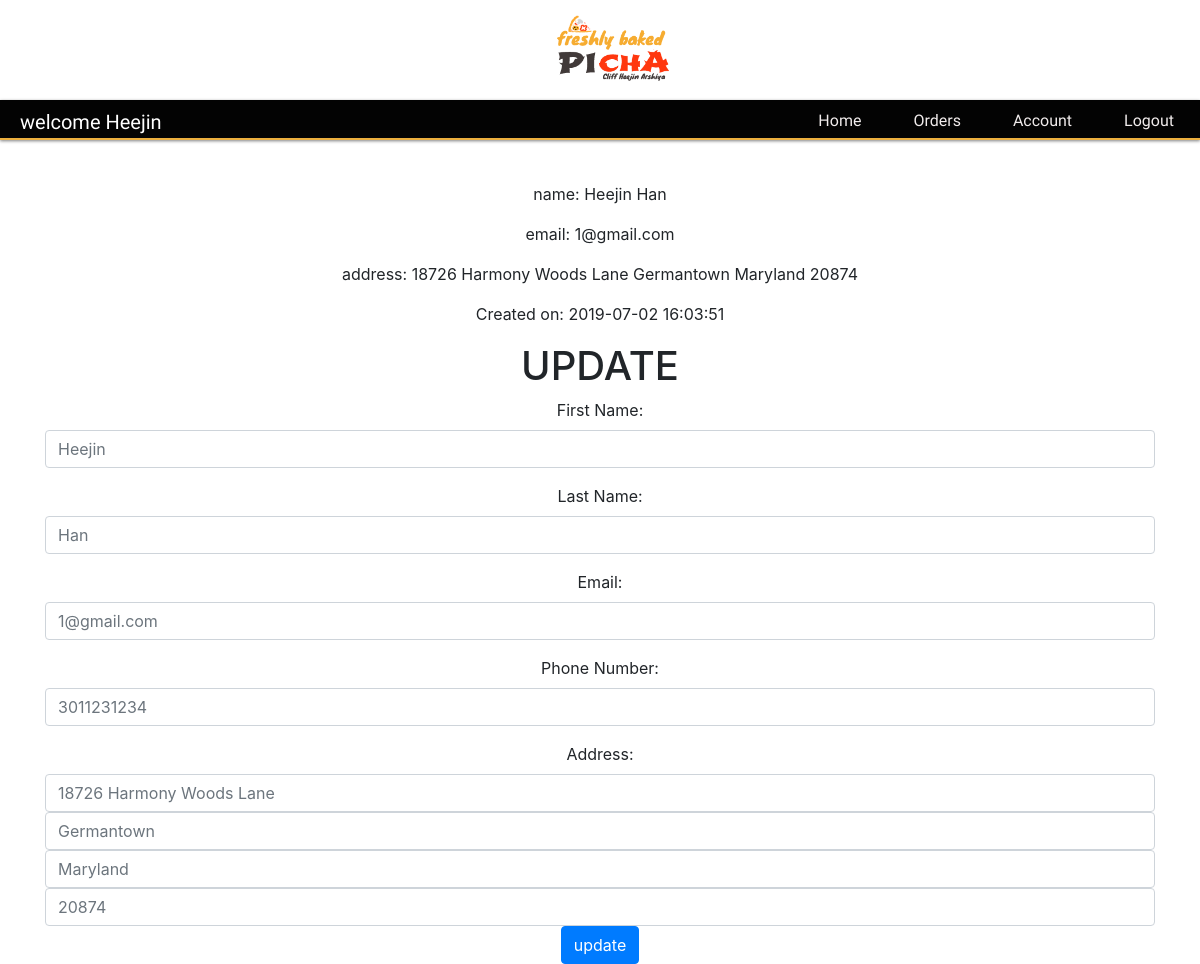
The page /users/account (signed in) on the database its author committed.
### models.py (models this page shows, shortened)
class User(db.Model):
    __tablename__="users"
    id = db.Column(db.Integer, primary_key=True)
    first_name = db.Column(db.String(255), nullable=False)
    last_name = db.Column(db.String(255), nullable=False)
    email = db.Column(db.String(255), nullable=False)
    phone = db.Column(db.String(255), nullable=False)
    password = db.Column(db.String(255), nullable=False)
    created_at = db.Column(db.DateTime, server_default=func.now())
    updated_at = db.Column(db.DateTime, server_default=func.now(), onupdate=func.now())

class Address(db.Model):
    __tablename__='addresses'
    id = db.Column(db.Integer, primary_key=True)
    street = db.Column(db.String(255))
    city = db.Column(db.String(255))
    state = db.Column(db.String(255))
    zip_code = db.Column(db.String(255))
    created_at = db.Column(db.DateTime, server_default=func.now())
    updated_at = db.Column(db.DateTime, server_default=func.now(), onupdate=func.now())
    user_id = db.Column(db.Integer, db.ForeignKey('users.id'))
    user = db.relationship('User', foreign_keys=[user_id], backref=db.backref('addresses', cascade='all'))

### controllers.py (the view)
def account():
    if 'user_id' not in session:
        return redirect(url_for('users:new'))
    current_user = User.query.get(session['user_id'])
    user_address = current_user.addresses[0]
    print(user_address)
    return render_template('user_account.html', user = current_user, address = user_address)

### templates/user_account.html (shortened to what this page needs)
<!DOCTYPE html>
<html lang="en">
<head>
    <link rel="stylesheet" href="https://stackpath.bootstrapcdn.com/bootstrap/4.3.1/css/bootstrap.min.css">
    <link rel="stylesheet" type="text/css" href="/static/dashboard.css">
</head>
<body>
    <div class="header">
        <div class="logo">
            <a href="{{ url_for('dashboard') }}"><img src="../static/picha1.png"></a>
        </div>
        <div class="header_info">
            <h2>welcome {{ user.first_name }}</h2>
            <ul class="nav">
                <li class="nav-item">
                    <a class="nav-link" href="{{ url_for('dashboard') }}">Home</a>
                </li>
                <li class="nav-item">
                    <a class="nav-link" href="{{ url_for('order') }}">Orders</a>
                </li>
                <li class="nav-item">
                    <a class="nav-link" href="{{ url_for('users:account') }}">Account</a>
                </li>
                <li class="nav-item">
                    <a class="nav-link" href="{{ url_for('users:logout') }}">Logout</a>
                </li>
            </ul>
        </div>
    </div>
    <div class="center">
        <div class="account_info">
            <p>name: {{ user.first_name }} {{ user.last_name }}</p>
            <p>email: {{ user.email }}</p>
            <p>address: {{ address.street }} {{ address.city }} {{ address.state }} {{ address.zip_code }} </p>
            <p>Created on: {{ user.created_at }}</p>
        </div>
        <h1>UPDATE</h1>
        <div class="container">
            <form action="{{ url_for('users:update') }}" method="post">
                <div class = "form-group">
                    <label for="first_name">First Name:</label>
                    <input type="text" class="form-control" name="first_name" id="" placeholder="{{ user.first_name }}">
                </div>
                <div class = "form-group">
                    <label for="last_name">Last Name:</label>
                    <input type="text" class="form-control" name="last_name" id="" placeholder="{{ user.last_name }}">
                </div>
                <div class = "form-group">
                    <label for="email">Email:</label>
                    <input type="text" class="form-control" name="email" id="" placeholder="{{ user.email }}">
                </div>
                <div class = "form-group">
                    <label for="phone">Phone Number:</label>
                    <input type="text" class="form-control" name="phone" id="" placeholder="{{ user.phone }}">
                </div>
                <label for="first_name">Address:</label>
                <input type="text"  class="form-control" name="street" id="" placeholder="{{ address.street }}">
                <input type="text" class="form-control" name="city" id="" placeholder="{{ address.city }}">
                <input type="text" class="form-control" name="state" id="" placeholder="{{ address.state }}">
                <input type="text" class="form-control" name="zip_code" id="" placeholder="{{ address.zip_code }}">
                <input type="submit" class="btn btn-primary" value="update">
            </form>
        </div>
    </div>
</body>
</html>

### static/dashboard.css (style rules this page uses)
body { margin: 0; }
body::after { background-image: url('../static/slice.jpg'); background-size: cover; opacity: .4; z-index: -2; }
h2 { font-family: 'Kalam', cursive; float: left; display: block; font-size: 20px; color: #fff; margin-top:10px; margin-left: 20px; }
ul.nav { margin: 0px; float: right; }
li { font-family: 'Kalam', cursive; padding: 10px; font-size: 16px; line-height: 5px; text-align: center; }
.logo { text-align: center; }
.logo img { margin-top:0px; height: 100px; text-align: center; margin-left: auto; margin-right: auto; }
.nav-link { color: rgb(241, 236, 236); }
.header_info { background-color: rgba(3, 3, 3); height: 40px; margin: 0px; border-bottom: 2px solid rgb(236, 175, 62); box-shadow: 0 1px 3px 0 rgba(0,0,0,0.50); }
.center { background-position: center center; background-repeat: no-repeat; background-size: cover; height: 550px; text-align: center; }

### rows shown on the page
User: first_name "Heejin", last_name "Han", email "1@gmail.com", created_at "2019-07-02 16:03:51", phone "3011231234"
Address: street "18726 Harmony Woods Lane", city "Germantown", state "Maryland", zip_code "20874"
